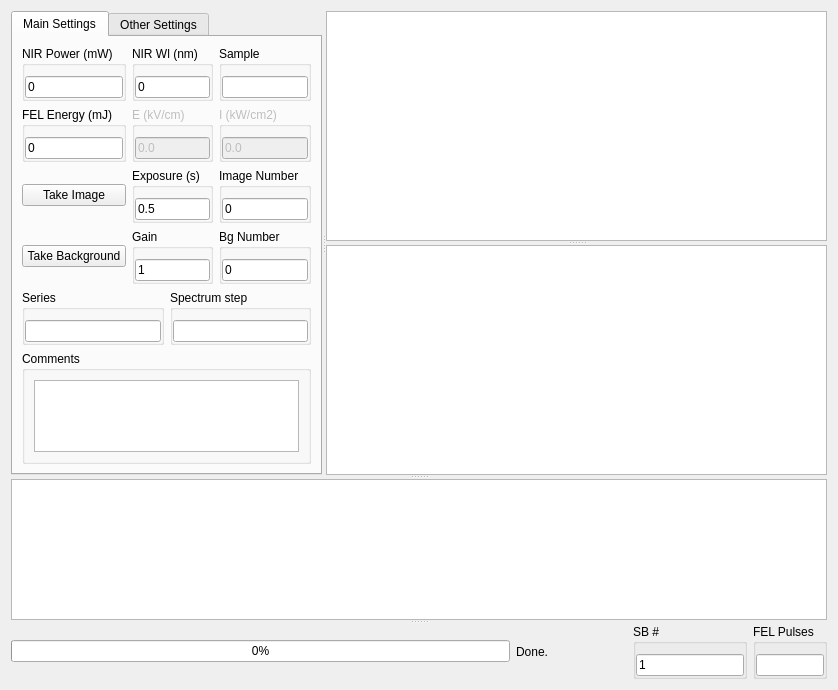
<?xml version="1.0" encoding="UTF-8"?>
<ui version="4.0">
 <class>HSG</class>
 <widget class="QWidget" name="HSG">
  <property name="geometry">
   <rect>
    <x>0</x>
    <y>0</y>
    <width>838</width>
    <height>690</height>
   </rect>
  </property>
  <property name="windowTitle">
   <string>Form</string>
  </property>
  <layout class="QHBoxLayout" name="horizontalLayout">
   <item>
    <widget class="QSplitter" name="splitterAll">
     <property name="orientation">
      <enum>Qt::Vertical</enum>
     </property>
     <widget class="QSplitter" name="splitterTop">
      <property name="orientation">
       <enum>Qt::Horizontal</enum>
      </property>
      <widget class="QTabWidget" name="tabWidget_3">
       <property name="sizePolicy">
        <sizepolicy hsizetype="Expanding" vsizetype="Expanding">
         <horstretch>1</horstretch>
         <verstretch>0</verstretch>
        </sizepolicy>
       </property>
       <property name="currentIndex">
        <number>0</number>
       </property>
       <widget class="QWidget" name="tab_3">
        <attribute name="title">
         <string>Main Settings</string>
        </attribute>
        <layout class="QVBoxLayout" name="verticalLayout">
         <item>
          <layout class="QVBoxLayout" name="verticalLayout_9" stretch="0,0,1">
           <item>
            <layout class="QGridLayout" name="gridLayout" columnstretch="1,1,1">
             <item row="0" column="2">
              <widget class="QGroupBox" name="groupBox_42">
               <property name="title">
                <string>Sample</string>
               </property>
               <property name="flat">
                <bool>true</bool>
               </property>
               <property name="checkable">
                <bool>false</bool>
               </property>
               <layout class="QGridLayout" name="gridLayout_12">
                <property name="leftMargin">
                 <number>0</number>
                </property>
                <property name="topMargin">
                 <number>10</number>
                </property>
                <property name="rightMargin">
                 <number>0</number>
                </property>
                <property name="bottomMargin">
                 <number>0</number>
                </property>
                <property name="spacing">
                 <number>0</number>
                </property>
                <item row="0" column="0">
                 <widget class="QLineEdit" name="tSampleName">
                  <property name="toolTip">
                   <string/>
                  </property>
                  <property name="statusTip">
                   <string/>
                  </property>
                  <property name="whatsThis">
                   <string/>
                  </property>
                  <property name="accessibleName">
                   <string/>
                  </property>
                  <property name="accessibleDescription">
                   <string/>
                  </property>
                  <property name="inputMethodHints">
                   <set>Qt::ImhNone</set>
                  </property>
                  <property name="text">
                   <string/>
                  </property>
                 </widget>
                </item>
               </layout>
              </widget>
             </item>
             <item row="0" column="0">
              <widget class="QGroupBox" name="groupBox_4">
               <property name="title">
                <string>NIR Power (mW)</string>
               </property>
               <property name="flat">
                <bool>true</bool>
               </property>
               <property name="checkable">
                <bool>false</bool>
               </property>
               <layout class="QGridLayout" name="gridLayout_3">
                <property name="leftMargin">
                 <number>0</number>
                </property>
                <property name="topMargin">
                 <number>10</number>
                </property>
                <property name="rightMargin">
                 <number>0</number>
                </property>
                <property name="bottomMargin">
                 <number>0</number>
                </property>
                <property name="spacing">
                 <number>0</number>
                </property>
                <item row="0" column="0">
                 <widget class="QFNumberEdit" name="tCCDNIRP">
                  <property name="text">
                   <string>0</string>
                  </property>
                 </widget>
                </item>
               </layout>
              </widget>
             </item>
             <item row="5" column="0">
              <widget class="QPushButton" name="bCCDBack">
               <property name="text">
                <string>Take Background</string>
               </property>
              </widget>
             </item>
             <item row="5" column="1">
              <widget class="QGroupBox" name="groupBox_35">
               <property name="title">
                <string>Gain</string>
               </property>
               <property name="flat">
                <bool>true</bool>
               </property>
               <layout class="QHBoxLayout" name="horizontalLayout_33">
                <property name="leftMargin">
                 <number>0</number>
                </property>
                <property name="topMargin">
                 <number>10</number>
                </property>
                <property name="rightMargin">
                 <number>0</number>
                </property>
                <property name="bottomMargin">
                 <number>0</number>
                </property>
                <item>
                 <widget class="QINumberEdit" name="tEMCCDGain">
                  <property name="text">
                   <string>1</string>
                  </property>
                 </widget>
                </item>
               </layout>
              </widget>
             </item>
             <item row="5" column="2">
              <widget class="QGroupBox" name="groupBox_38">
               <property name="title">
                <string>Bg Number</string>
               </property>
               <property name="flat">
                <bool>true</bool>
               </property>
               <property name="checkable">
                <bool>false</bool>
               </property>
               <layout class="QGridLayout" name="gridLayout_8">
                <property name="leftMargin">
                 <number>0</number>
                </property>
                <property name="topMargin">
                 <number>10</number>
                </property>
                <property name="rightMargin">
                 <number>0</number>
                </property>
                <property name="bottomMargin">
                 <number>0</number>
                </property>
                <property name="spacing">
                 <number>0</number>
                </property>
                <item row="0" column="0">
                 <widget class="QINumberEdit" name="tCCDBGNum">
                  <property name="text">
                   <string>0</string>
                  </property>
                 </widget>
                </item>
               </layout>
              </widget>
             </item>
             <item row="4" column="0">
              <widget class="QPushButton" name="bCCDImage">
               <property name="text">
                <string>Take Image</string>
               </property>
              </widget>
             </item>
             <item row="4" column="1">
              <widget class="QGroupBox" name="groupBox_34">
               <property name="title">
                <string>Exposure (s)</string>
               </property>
               <property name="flat">
                <bool>true</bool>
               </property>
               <layout class="QHBoxLayout" name="horizontalLayout_32">
                <property name="leftMargin">
                 <number>0</number>
                </property>
                <property name="topMargin">
                 <number>10</number>
                </property>
                <property name="rightMargin">
                 <number>0</number>
                </property>
                <property name="bottomMargin">
                 <number>0</number>
                </property>
                <item>
                 <widget class="QFNumberEdit" name="tEMCCDExp">
                  <property name="text">
                   <string>0.5</string>
                  </property>
                 </widget>
                </item>
               </layout>
              </widget>
             </item>
             <item row="0" column="1">
              <widget class="QGroupBox" name="groupBox_36">
               <property name="title">
                <string>NIR Wl (nm)</string>
               </property>
               <property name="flat">
                <bool>true</bool>
               </property>
               <property name="checkable">
                <bool>false</bool>
               </property>
               <layout class="QGridLayout" name="gridLayout_6">
                <property name="leftMargin">
                 <number>0</number>
                </property>
                <property name="topMargin">
                 <number>10</number>
                </property>
                <property name="rightMargin">
                 <number>0</number>
                </property>
                <property name="bottomMargin">
                 <number>0</number>
                </property>
                <property name="spacing">
                 <number>0</number>
                </property>
                <item row="0" column="0">
                 <widget class="QFNumberEdit" name="tCCDNIRwavelength">
                  <property name="text">
                   <string>0</string>
                  </property>
                 </widget>
                </item>
               </layout>
              </widget>
             </item>
             <item row="4" column="2">
              <widget class="QGroupBox" name="groupBox_37">
               <property name="title">
                <string>Image Number</string>
               </property>
               <property name="flat">
                <bool>true</bool>
               </property>
               <property name="checkable">
                <bool>false</bool>
               </property>
               <layout class="QGridLayout" name="gridLayout_7">
                <property name="leftMargin">
                 <number>0</number>
                </property>
                <property name="topMargin">
                 <number>10</number>
                </property>
                <property name="rightMargin">
                 <number>0</number>
                </property>
                <property name="bottomMargin">
                 <number>0</number>
                </property>
                <property name="spacing">
                 <number>0</number>
                </property>
                <item row="0" column="0">
                 <widget class="QINumberEdit" name="tCCDImageNum">
                  <property name="text">
                   <string>0</string>
                  </property>
                 </widget>
                </item>
               </layout>
              </widget>
             </item>
             <item row="2" column="0">
              <widget class="QGroupBox" name="groupBox_40">
               <property name="title">
                <string>FEL Energy (mJ)</string>
               </property>
               <property name="flat">
                <bool>true</bool>
               </property>
               <property name="checkable">
                <bool>false</bool>
               </property>
               <layout class="QGridLayout" name="gridLayout_10">
                <property name="leftMargin">
                 <number>0</number>
                </property>
                <property name="topMargin">
                 <number>10</number>
                </property>
                <property name="rightMargin">
                 <number>0</number>
                </property>
                <property name="bottomMargin">
                 <number>0</number>
                </property>
                <property name="spacing">
                 <number>0</number>
                </property>
                <item row="0" column="0">
                 <widget class="QFNumberEdit" name="tCCDFELP">
                  <property name="text">
                   <string>0</string>
                  </property>
                 </widget>
                </item>
               </layout>
              </widget>
             </item>
             <item row="2" column="1">
              <widget class="QGroupBox" name="groupBox_59">
               <property name="enabled">
                <bool>false</bool>
               </property>
               <property name="title">
                <string>E (kV/cm)</string>
               </property>
               <property name="flat">
                <bool>true</bool>
               </property>
               <layout class="QHBoxLayout" name="horizontalLayout_56">
                <property name="leftMargin">
                 <number>0</number>
                </property>
                <property name="topMargin">
                 <number>10</number>
                </property>
                <property name="rightMargin">
                 <number>0</number>
                </property>
                <property name="bottomMargin">
                 <number>0</number>
                </property>
                <item>
                 <widget class="QLineEdit" name="tCCDEField">
                  <property name="text">
                   <string>0.0</string>
                  </property>
                 </widget>
                </item>
               </layout>
              </widget>
             </item>
             <item row="2" column="2">
              <widget class="QGroupBox" name="groupBox_60">
               <property name="enabled">
                <bool>false</bool>
               </property>
               <property name="title">
                <string>I (kW/cm2)</string>
               </property>
               <property name="flat">
                <bool>true</bool>
               </property>
               <layout class="QHBoxLayout" name="horizontalLayout_57">
                <property name="leftMargin">
                 <number>0</number>
                </property>
                <property name="topMargin">
                 <number>10</number>
                </property>
                <property name="rightMargin">
                 <number>0</number>
                </property>
                <property name="bottomMargin">
                 <number>0</number>
                </property>
                <item>
                 <widget class="QLineEdit" name="tCCDIntensity">
                  <property name="text">
                   <string>0.0</string>
                  </property>
                 </widget>
                </item>
               </layout>
              </widget>
             </item>
            </layout>
           </item>
           <item>
            <layout class="QHBoxLayout" name="horizontalLayout_3">
             <item>
              <widget class="QGroupBox" name="groupBox_Series">
               <property name="title">
                <string>Series</string>
               </property>
               <property name="flat">
                <bool>true</bool>
               </property>
               <layout class="QHBoxLayout" name="horizontalLayout_5">
                <property name="spacing">
                 <number>0</number>
                </property>
                <property name="leftMargin">
                 <number>0</number>
                </property>
                <property name="topMargin">
                 <number>10</number>
                </property>
                <property name="rightMargin">
                 <number>0</number>
                </property>
                <property name="bottomMargin">
                 <number>0</number>
                </property>
                <item>
                 <widget class="QLineEdit" name="tCCDSeries">
                  <property name="toolTip">
                   <string>NIRP, NIRW, FELF, FELP, SLITS, SPECL</string>
                  </property>
                 </widget>
                </item>
               </layout>
              </widget>
             </item>
             <item>
              <widget class="QGroupBox" name="groupBox">
               <property name="title">
                <string>Spectrum step</string>
               </property>
               <property name="flat">
                <bool>true</bool>
               </property>
               <layout class="QHBoxLayout" name="horizontalLayout_6">
                <property name="leftMargin">
                 <number>0</number>
                </property>
                <property name="topMargin">
                 <number>10</number>
                </property>
                <property name="rightMargin">
                 <number>0</number>
                </property>
                <property name="bottomMargin">
                 <number>0</number>
                </property>
                <item>
                 <widget class="QLineEdit" name="tSpectrumStep"/>
                </item>
               </layout>
              </widget>
             </item>
            </layout>
           </item>
           <item>
            <widget class="QGroupBox" name="groupBox_46">
             <property name="title">
              <string>Comments</string>
             </property>
             <property name="flat">
              <bool>true</bool>
             </property>
             <layout class="QHBoxLayout" name="horizontalLayout_37">
              <item>
               <widget class="QTextEdit" name="tCCDComments"/>
              </item>
             </layout>
            </widget>
           </item>
          </layout>
         </item>
        </layout>
       </widget>
       <widget class="QWidget" name="tab_4">
        <attribute name="title">
         <string>Other Settings</string>
        </attribute>
        <layout class="QHBoxLayout" name="horizontalLayout_52">
         <item>
          <layout class="QGridLayout" name="gridLayout_17">
           <item row="0" column="2">
            <widget class="QGroupBox" name="groupBox_41">
             <property name="title">
              <string>Rep Rate (Hz)</string>
             </property>
             <property name="flat">
              <bool>true</bool>
             </property>
             <property name="checkable">
              <bool>false</bool>
             </property>
             <layout class="QGridLayout" name="gridLayout_11">
              <property name="leftMargin">
               <number>0</number>
              </property>
              <property name="topMargin">
               <number>10</number>
              </property>
              <property name="rightMargin">
               <number>0</number>
              </property>
              <property name="bottomMargin">
               <number>0</number>
              </property>
              <property name="spacing">
               <number>0</number>
              </property>
              <item row="0" column="0">
               <widget class="QLineEdit" name="tCCDFELRR">
                <property name="text">
                 <string>0.75</string>
                </property>
               </widget>
              </item>
             </layout>
            </widget>
           </item>
           <item row="0" column="3">
            <widget class="QGroupBox" name="groupBox_45">
             <property name="title">
              <string>Slits</string>
             </property>
             <property name="flat">
              <bool>true</bool>
             </property>
             <property name="checkable">
              <bool>false</bool>
             </property>
             <layout class="QGridLayout" name="gridLayout_15">
              <property name="leftMargin">
               <number>0</number>
              </property>
              <property name="topMargin">
               <number>10</number>
              </property>
              <property name="rightMargin">
               <number>0</number>
              </property>
              <property name="bottomMargin">
               <number>0</number>
              </property>
              <property name="spacing">
               <number>0</number>
              </property>
              <item row="0" column="0">
               <widget class="QLineEdit" name="tCCDSlits">
                <property name="text">
                 <string>0</string>
                </property>
               </widget>
              </item>
             </layout>
            </widget>
           </item>
           <item row="2" column="2">
            <widget class="QGroupBox" name="groupBox_57">
             <property name="title">
              <string>Window Trans</string>
             </property>
             <property name="flat">
              <bool>true</bool>
             </property>
             <layout class="QHBoxLayout" name="horizontalLayout_51">
              <property name="leftMargin">
               <number>0</number>
              </property>
              <property name="topMargin">
               <number>10</number>
              </property>
              <property name="rightMargin">
               <number>0</number>
              </property>
              <property name="bottomMargin">
               <number>0</number>
              </property>
              <item>
               <widget class="QFNumberEdit" name="tCCDWindowTransmission">
                <property name="text">
                 <string>1.0</string>
                </property>
               </widget>
              </item>
             </layout>
            </widget>
           </item>
           <item row="1" column="2">
            <widget class="QGroupBox" name="groupBox_43">
             <property name="title">
              <string>Ymin</string>
             </property>
             <property name="flat">
              <bool>true</bool>
             </property>
             <property name="checkable">
              <bool>false</bool>
             </property>
             <layout class="QGridLayout" name="gridLayout_13">
              <property name="leftMargin">
               <number>0</number>
              </property>
              <property name="topMargin">
               <number>10</number>
              </property>
              <property name="rightMargin">
               <number>0</number>
              </property>
              <property name="bottomMargin">
               <number>0</number>
              </property>
              <property name="spacing">
               <number>0</number>
              </property>
              <item row="0" column="0">
               <widget class="QLineEdit" name="tCCDYMin">
                <property name="text">
                 <string>0</string>
                </property>
               </widget>
              </item>
             </layout>
            </widget>
           </item>
           <item row="4" column="0">
            <spacer name="verticalSpacer_4">
             <property name="orientation">
              <enum>Qt::Vertical</enum>
             </property>
             <property name="sizeHint" stdset="0">
              <size>
               <width>20</width>
               <height>40</height>
              </size>
             </property>
            </spacer>
           </item>
           <item row="1" column="0">
            <widget class="QGroupBox" name="groupBox_2">
             <property name="title">
              <string>Sample Temp</string>
             </property>
             <property name="flat">
              <bool>true</bool>
             </property>
             <layout class="QHBoxLayout" name="horizontalLayout_44">
              <property name="leftMargin">
               <number>0</number>
              </property>
              <property name="topMargin">
               <number>10</number>
              </property>
              <property name="rightMargin">
               <number>0</number>
              </property>
              <property name="bottomMargin">
               <number>0</number>
              </property>
              <item>
               <widget class="QLineEdit" name="tCCDSampleTemp"/>
              </item>
             </layout>
            </widget>
           </item>
           <item row="1" column="3">
            <widget class="QGroupBox" name="groupBox_44">
             <property name="title">
              <string>Ymax</string>
             </property>
             <property name="flat">
              <bool>true</bool>
             </property>
             <property name="checkable">
              <bool>false</bool>
             </property>
             <layout class="QGridLayout" name="gridLayout_14">
              <property name="leftMargin">
               <number>0</number>
              </property>
              <property name="topMargin">
               <number>10</number>
              </property>
              <property name="rightMargin">
               <number>0</number>
              </property>
              <property name="bottomMargin">
               <number>0</number>
              </property>
              <property name="spacing">
               <number>0</number>
              </property>
              <item row="0" column="0">
               <widget class="QLineEdit" name="tCCDYMax">
                <property name="text">
                 <string>400</string>
                </property>
               </widget>
              </item>
             </layout>
            </widget>
           </item>
           <item row="2" column="0">
            <widget class="QGroupBox" name="groupBox_55">
             <property name="title">
              <string>Spot Size(cm)</string>
             </property>
             <property name="flat">
              <bool>true</bool>
             </property>
             <layout class="QHBoxLayout" name="horizontalLayout_53">
              <property name="leftMargin">
               <number>0</number>
              </property>
              <property name="topMargin">
               <number>10</number>
              </property>
              <property name="rightMargin">
               <number>0</number>
              </property>
              <property name="bottomMargin">
               <number>0</number>
              </property>
              <item>
               <widget class="QFNumberEdit" name="tCCDSpotSize">
                <property name="toolTip">
                 <string>Radius of FEL spot size</string>
                </property>
                <property name="text">
                 <string>0.05</string>
                </property>
               </widget>
              </item>
             </layout>
            </widget>
           </item>
           <item row="0" column="0">
            <widget class="QGroupBox" name="groupBox_39">
             <property name="title">
              <string>FEL Freq (cm-1)</string>
             </property>
             <property name="flat">
              <bool>true</bool>
             </property>
             <property name="checkable">
              <bool>false</bool>
             </property>
             <layout class="QGridLayout" name="gridLayout_9">
              <property name="leftMargin">
               <number>0</number>
              </property>
              <property name="topMargin">
               <number>10</number>
              </property>
              <property name="rightMargin">
               <number>0</number>
              </property>
              <property name="bottomMargin">
               <number>0</number>
              </property>
              <property name="spacing">
               <number>0</number>
              </property>
              <item row="0" column="0">
               <widget class="QFNumberEdit" name="tCCDFELFreq">
                <property name="text">
                 <string>0</string>
                </property>
               </widget>
              </item>
             </layout>
            </widget>
           </item>
           <item row="2" column="3">
            <widget class="QGroupBox" name="groupBox_58">
             <property name="title">
              <string>Sample E_eff</string>
             </property>
             <property name="flat">
              <bool>true</bool>
             </property>
             <layout class="QHBoxLayout" name="horizontalLayout_55">
              <property name="leftMargin">
               <number>0</number>
              </property>
              <property name="topMargin">
               <number>10</number>
              </property>
              <property name="rightMargin">
               <number>0</number>
              </property>
              <property name="bottomMargin">
               <number>0</number>
              </property>
              <item>
               <widget class="QFNumberEdit" name="tCCDEffectiveField">
                <property name="text">
                 <string>1.0</string>
                </property>
               </widget>
              </item>
             </layout>
            </widget>
           </item>
           <item row="3" column="0">
            <widget class="QGroupBox" name="groupBox_3">
             <property name="title">
              <string>NIR Pol</string>
             </property>
             <property name="flat">
              <bool>true</bool>
             </property>
             <layout class="QHBoxLayout" name="horizontalLayout_2">
              <property name="leftMargin">
               <number>0</number>
              </property>
              <property name="topMargin">
               <number>10</number>
              </property>
              <property name="rightMargin">
               <number>0</number>
              </property>
              <property name="bottomMargin">
               <number>0</number>
              </property>
              <item>
               <widget class="QLineEdit" name="tCCDNIRPol"/>
              </item>
             </layout>
            </widget>
           </item>
           <item row="3" column="2">
            <widget class="QGroupBox" name="groupBox_5">
             <property name="title">
              <string>FEL Pol</string>
             </property>
             <property name="flat">
              <bool>true</bool>
             </property>
             <layout class="QHBoxLayout" name="horizontalLayout_4">
              <property name="leftMargin">
               <number>0</number>
              </property>
              <property name="topMargin">
               <number>10</number>
              </property>
              <property name="rightMargin">
               <number>0</number>
              </property>
              <property name="bottomMargin">
               <number>0</number>
              </property>
              <item>
               <widget class="QLineEdit" name="tCCDFELPol"/>
              </item>
             </layout>
            </widget>
           </item>
          </layout>
         </item>
        </layout>
       </widget>
      </widget>
      <widget class="QSplitter" name="splitterImages">
       <property name="sizePolicy">
        <sizepolicy hsizetype="Preferred" vsizetype="Expanding">
         <horstretch>10</horstretch>
         <verstretch>0</verstretch>
        </sizepolicy>
       </property>
       <property name="orientation">
        <enum>Qt::Vertical</enum>
       </property>
       <widget class="GraphicsLayoutWidget" name="gCCDImage">
        <property name="sizePolicy">
         <sizepolicy hsizetype="Expanding" vsizetype="Preferred">
          <horstretch>1</horstretch>
          <verstretch>1</verstretch>
         </sizepolicy>
        </property>
       </widget>
       <widget class="GraphicsLayoutWidget" name="gCCDBack">
        <property name="sizePolicy">
         <sizepolicy hsizetype="Expanding" vsizetype="Preferred">
          <horstretch>1</horstretch>
          <verstretch>1</verstretch>
         </sizepolicy>
        </property>
       </widget>
      </widget>
     </widget>
     <widget class="PlotWidget" name="gCCDBin"/>
     <widget class="QWidget" name="layoutWidget">
      <layout class="QHBoxLayout" name="horizontalLayout_34" stretch="9,1,1,0,1">
       <property name="bottomMargin">
        <number>0</number>
       </property>
       <item>
        <widget class="QProgressBar" name="pCCD">
         <property name="value">
          <number>0</number>
         </property>
        </widget>
       </item>
       <item>
        <widget class="QLabel" name="lCCDProg">
         <property name="text">
          <string>Done.</string>
         </property>
        </widget>
       </item>
       <item>
        <spacer name="horizontalSpacer_3">
         <property name="orientation">
          <enum>Qt::Horizontal</enum>
         </property>
         <property name="sizeHint" stdset="0">
          <size>
           <width>40</width>
           <height>20</height>
          </size>
         </property>
        </spacer>
       </item>
       <item>
        <widget class="QGroupBox" name="groupBox_56">
         <property name="title">
          <string>SB #</string>
         </property>
         <property name="flat">
          <bool>true</bool>
         </property>
         <layout class="QHBoxLayout" name="horizontalLayout_54">
          <property name="leftMargin">
           <number>0</number>
          </property>
          <property name="topMargin">
           <number>10</number>
          </property>
          <property name="rightMargin">
           <number>0</number>
          </property>
          <property name="bottomMargin">
           <number>0</number>
          </property>
          <item>
           <widget class="QFNumberEdit" name="tCCDSidebandNumber">
            <property name="text">
             <string>1</string>
            </property>
           </widget>
          </item>
         </layout>
        </widget>
       </item>
       <item>
        <widget class="QGroupBox" name="groupBox_54">
         <property name="title">
          <string>FEL Pulses</string>
         </property>
         <property name="flat">
          <bool>true</bool>
         </property>
         <layout class="QHBoxLayout" name="horizontalLayout_50">
          <property name="leftMargin">
           <number>0</number>
          </property>
          <property name="topMargin">
           <number>10</number>
          </property>
          <property name="rightMargin">
           <number>0</number>
          </property>
          <property name="bottomMargin">
           <number>0</number>
          </property>
          <item>
           <widget class="QLineEdit" name="tCCDFELPulses">
            <property name="readOnly">
             <bool>true</bool>
            </property>
           </widget>
          </item>
         </layout>
        </widget>
       </item>
      </layout>
     </widget>
    </widget>
   </item>
  </layout>
 </widget>
 <customwidgets>
  <customwidget>
   <class>QINumberEdit</class>
   <extends>QLineEdit</extends>
   <header>InstsAndQt.customQt</header>
  </customwidget>
  <customwidget>
   <class>QFNumberEdit</class>
   <extends>QLineEdit</extends>
   <header>InstsAndQt.customQt</header>
  </customwidget>
  <customwidget>
   <class>PlotWidget</class>
   <extends>QGraphicsView</extends>
   <header>pyqtgraph</header>
  </customwidget>
  <customwidget>
   <class>GraphicsLayoutWidget</class>
   <extends>QGraphicsView</extends>
   <header>pyqtgraph</header>
  </customwidget>
 </customwidgets>
 <tabstops>
  <tabstop>tCCDNIRP</tabstop>
  <tabstop>tCCDNIRwavelength</tabstop>
  <tabstop>tSampleName</tabstop>
  <tabstop>tCCDFELP</tabstop>
  <tabstop>tCCDEField</tabstop>
  <tabstop>tCCDIntensity</tabstop>
  <tabstop>bCCDImage</tabstop>
  <tabstop>tEMCCDExp</tabstop>
  <tabstop>tCCDImageNum</tabstop>
  <tabstop>bCCDBack</tabstop>
  <tabstop>tEMCCDGain</tabstop>
  <tabstop>tCCDBGNum</tabstop>
  <tabstop>tCCDComments</tabstop>
  <tabstop>tCCDFELFreq</tabstop>
  <tabstop>tCCDFELRR</tabstop>
  <tabstop>tCCDSlits</tabstop>
  <tabstop>tCCDSampleTemp</tabstop>
  <tabstop>tCCDYMin</tabstop>
  <tabstop>tCCDYMax</tabstop>
  <tabstop>tCCDSpotSize</tabstop>
  <tabstop>tCCDWindowTransmission</tabstop>
  <tabstop>tCCDEffectiveField</tabstop>
  <tabstop>tabWidget_3</tabstop>
  <tabstop>gCCDBack</tabstop>
  <tabstop>tCCDSidebandNumber</tabstop>
  <tabstop>gCCDImage</tabstop>
  <tabstop>tCCDFELPulses</tabstop>
  <tabstop>gCCDBin</tabstop>
 </tabstops>
 <resources/>
 <connections/>
</ui>
